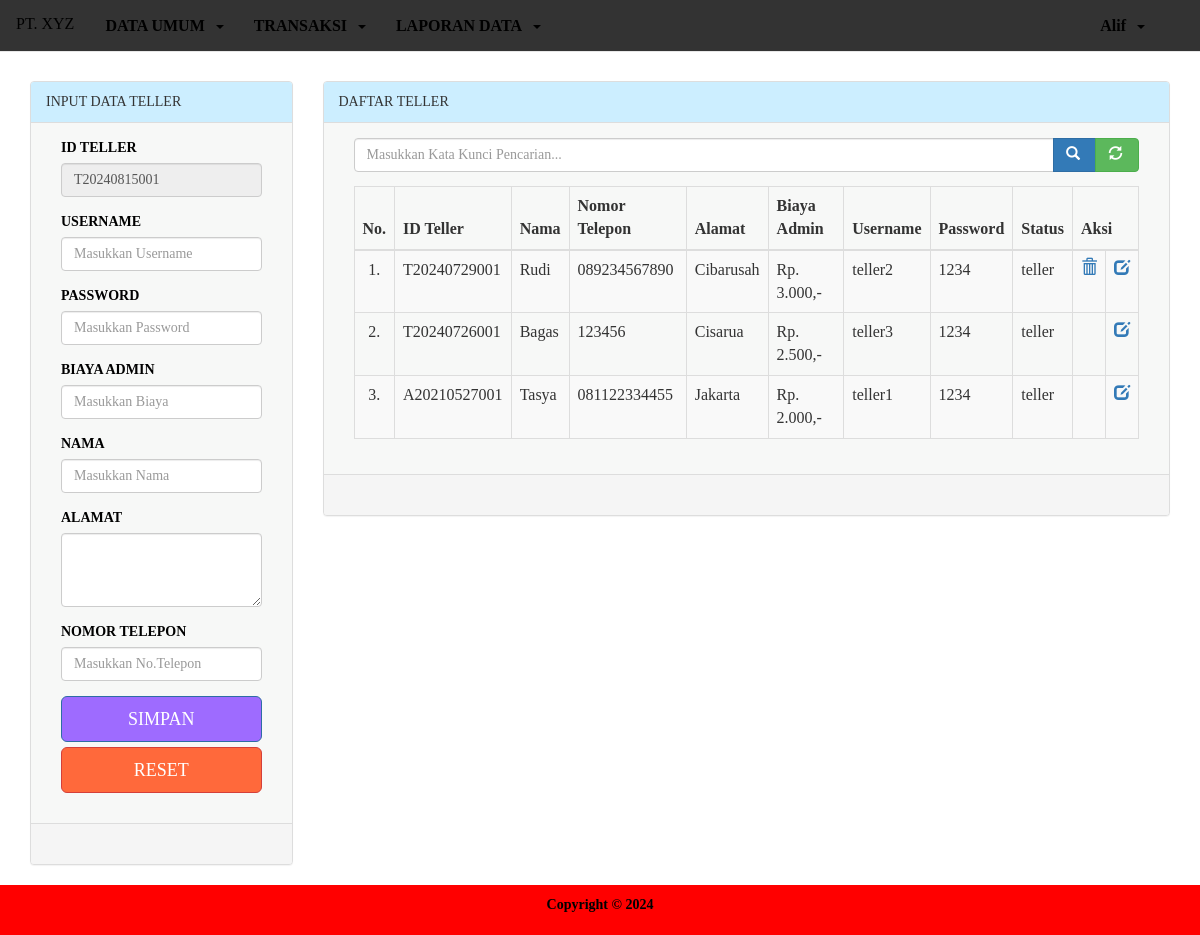
Page /ppob/menu_utama.php?menu=teller (signed in) on the committed database.
### tables this page shows
CREATE TABLE `teller` (
  `id_teller` varchar(15) NOT NULL,
  `nama` varchar(50) NOT NULL,
  `alamat` text NOT NULL,
  `no_telp` varchar(15) NOT NULL,
  `saldo` double NOT NULL,
  `biaya_admin` double NOT NULL,
  `username` varchar(20) NOT NULL,
  `password` varchar(20) NOT NULL,
  `aksi` varchar(20) NOT NULL
);

### ppob/teller.php (the view, shortened to what this page needs)
<?php
	$table ="teller";
	$today = date("Ymd");
	$teller = $aksi->caridata("teller WHERE id_teller LIKE '%$today%' ORDER BY id_teller DESC");
	if (empty($teller)) {
		$id_teller="T".$today."001";
	}else{
		$kode = substr($teller['id_teller'], 9,3)+1;
		$id_teller = sprintf("T".$today.'%03s',$kode);
	}
?>
<!DOCTYPE html>
<html>
<head>
</head>
<body>
<div class="container-fluid" style="color: black;font-family: Myriad Pro Light">
		<div class="row">
			<div class="col-md-12">
				<div class="col-md-3">
					<div class="panel panel-default">
						<div class="panel-heading">
							<?php
								if (@$_GET['id']=="") {
									echo "INPUT DATA TELLER";
								}else{
									echo "UBAH TELLER";
								}
							?>
						</div>
						<div class="panel-body">
							<div class="col-md-12">
								<form method="post">
									<div class="form-group">
										<label>ID TELLER</label>
										<input type="text" name="id" class="form-control" value="<?php if(@$_GET['id']==""){echo @$id_teller; }else{ echo $edit['id_teller'];} ?>" readonly required>
									</div>
									<div class="form-group">
										<label>USERNAME</label>
										<input type="text" name="username" class="form-control" value="<?php echo @$edit['username'] ?>" required placeholder="Masukkan Username " maxlength="30">
									</div>
									<div class="form-group">
										<label>PASSWORD</label>
										<input type="password" name="password" class="form-control" value="<?php echo @$edit['password'] ?>" required placeholder="Masukkan Password " maxlength="30">
									</div>
									<div class="form-group">
										<label>BIAYA ADMIN</label>
										<input type="text" name="admin"  class="form-control" value="<?php echo @$edit['biaya_admin']; ?>" placeholder="Masukkan Biaya" required onkeypress="return event.charCode >=48 && event.charCode <= 57" maxlength="5">
									</div>
									<div class="form-group">
										<label>NAMA</label>
										<input type="text" name="nama" class="form-control" value="<?php echo @$edit['nama'] ?>" required placeholder="Masukkan Nama " maxlength="50">
									</div>
									<div class="form-group">
										<label>ALAMAT</label>
										<textarea class="form-control" name="alamat" rows="3" required><?php echo @$edit['alamat']; ?></textarea>
									</div>
									<div class="form-group">
										<label>NOMOR TELEPON</label>
										<input type="text" name="no" class="form-control" value="<?php echo @$edit['no_telp']; ?>" required placeholder="Masukkan No.Telepon" onkeypress="return event.charCode >=48 && event.charCode <= 57" maxlength="15">
									</div>
									<div class="form-group">
										<?php
										if (@$_GET['id']=="") {?>
											<input type="submit" name="simpan" class="btn btn-primary btn-block btn-lg" value="SIMPAN" style="background: #9e6bff;">
										 <?php }else{?>
											<input type="submit" name="ubah" class="btn btn-success btn-block btn-lg" value="UBAH" style="background: #00cc4c;">
										 <?php } ?>
										<a href="?menu=teller" class="btn btn-danger btn-lg btn-block" style="background: #ff693b;">RESET</a>
									</div>
								</form>
							</div>
						</div>
						<div class="panel-footer">&nbsp;</div>
					</div>
				</div>
				<div class="col-md-9">
					<div class="panel panel-default">
						<div class="panel-heading">DAFTAR TELLER</div>
						<div class="panel-body">
							<div class="col-md-12">
								<?php
									if (isset($_POST['bcari'])) {
										@$text = $_POST['tcari'];
										@$cari = "WHERE id_teller LIKE '%$text%' OR nama LIKE '%$text%' OR alamat LIKE '%$text%' OR no_telp LIKE '%$text%' OR biaya_admin LIKE '%$text%' OR username LIKE '%$text%'";
									}else{
										$cari = "";
									}
								?>
								<form method="post">
									<div class="input-group">
										<input type="text" name="tcari" class="form-control" value="<?php echo @$text; ?>" placeholder="Masukkan Kata Kunci Pencarian...">
										<div class="input-group-btn">
											<button type="submit" name="bcari" class="btn btn-primary"><span class="glyphicon glyphicon-search"></span>&nbsp;</button>
											<button type="submit" name="refresh" class="btn btn-success"><span class="glyphicon glyphicon-refresh"></span>&nbsp;</button>
										</div>
									</div>
								</form>
							</div>
							<div class="col-md-12">
								<div class="table-responsive">
									<table class="table table-bordered table-striped table-hover">
										<thead>
											<th>No.</th>
											<th>ID Teller</th>
											<th>Nama</th>
											<th>Nomor Telepon</th>
											<th>Alamat</th>
											<th>Biaya<br>Admin</th>
											<th>Username</th>
											<th>Password</th>
											<th>Status</th>
											<th colspan="2">Aksi</th>
										</thead>
										<tbody>
											<?php
												$no = 0;
												$a = $aksi->tampil($table,$cari,"ORDER BY id_teller DESC");
												if ($a=="") {
													$aksi->no_record(11);
												}else{
													foreach ($a as $r) {
														$cek = $aksi->cekdata(" pembayaran WHERE id_teller = '$r[id_teller]'");
														$no++;
												?>
												<tr>
													<td align="center"><?php echo $no; ?>.</td>
													<td><?php echo $r['id_teller']; ?></td>
													<td><?php echo $r['nama']; ?></td>
													<td><?php echo $r['no_telp']; ?></td>
													<td><?php echo $r['alamat']; ?></td>
													<td><?php $aksi->rupiah($r['biaya_admin']); ?></td>
													<td><?php echo $r['username']; ?></td>
													<td><?php echo substr(($r['password']), 0,10); ?></td>
													<td><?php echo $r['aksi']; ?></td>
													<?php
														if ($cek == 0) { ?>
															<td align="center">
																<a href="?menu=teller&hapus&id=<?php echo md5(sha1($r['id_teller'])); ?>" onclick="return confirm('Yakin Akan hapus data ini ?')">
																	<span class="glyphicon glyphicon-trash"></span>
																</a>
															</td>
													<?php }else{ ?>
														<td>&nbsp;</td>
													<?php } ?>
													<td align="center">
														<a href="?menu=teller&edit&id=<?php echo md5(sha1($r['id_teller'])); ?>">
																<span class="glyphicon glyphicon-edit"></span>
														</a>
													</td>
												</tr>
										<?php	} } ?>
										</tbody>
									</table>
								</div>
							</div>
						</div>
						<div class="panel-footer">&nbsp;</div>
					</div>
				</div>
			</div>
		</div>
	</div>
</body>
</html>

### library/fungsi.php (shortened to what this page needs)
<?php
	class oop{
		function tampil($table,$where,$cari){
			$sql = mysqli_query($GLOBALS["___mysqli_ston"], "SELECT * FROM $table $where $cari");
			while ($data = mysqli_fetch_array($sql))
				@$jalan[] = $data;
				return @$jalan;
		}
		function cekdata($table){
			$sql = mysqli_num_rows(mysqli_query($GLOBALS["___mysqli_ston"], "SELECT * FROM $table"));
			return $sql;
		}
		function rupiah($uang){
			echo "Rp. ".number_format($uang,0,',','.').",-";
		}
	}
?>

### css/style.css (style rules this page uses)
body { background-color: white; background-size:100%; background-attachment:fixed; margin:0; }
body, html { height: 100%; margin: 0; }

### ppob/teller.php (style rules this page uses)
.panel-heading { background: #cceeff !important; }
.panel-body { background: #f7f8f7 !important; }

### rows in the picture
teller: id_teller "T20240729001", nama "Rudi", no_telp "089234567890", alamat "Cibarusah", biaya_admin "3.000", username "teller2", password "1234", aksi "teller"
teller: id_teller "T20240726001", nama "Bagas", no_telp "123456", alamat "Cisarua", biaya_admin "2.500", username "teller3", password "1234", aksi "teller"
teller: id_teller "A20210527001", nama "Tasya", no_telp "081122334455", alamat "Jakarta", biaya_admin "2.000", username "teller1", password "1234", aksi "teller"

### other values in the picture
$_SESSION['nama_manager'] "Alif"
